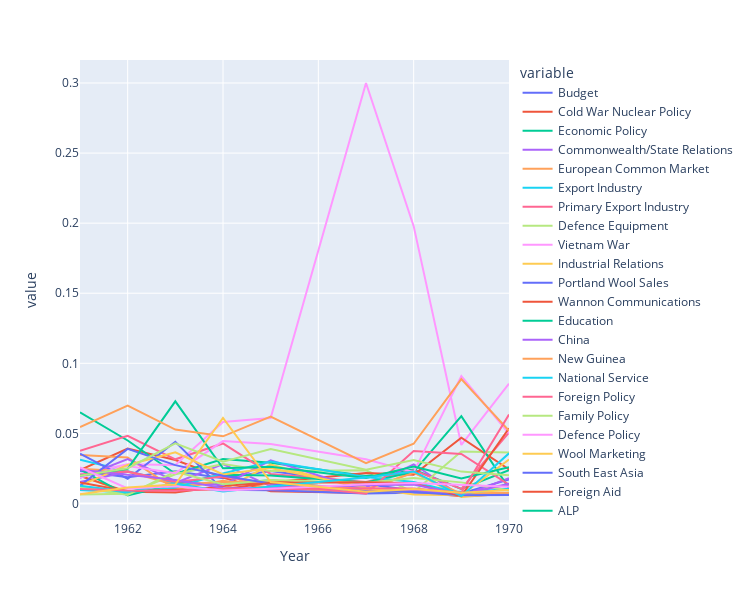

Notebook source saved alongside this figure:
### Code cell
fig=px.line(df_dist_uniq_sig, x='Year', y=df_dist_uniq_sig.columns,height=600,width=750)
fig.show()

### Figure 1 — Plotly figure (JSON) as saved in the notebook; plotly's stock layout.template omitted (floating-point values rounded to 4 significant figures)
{"data": [{"hovertemplate": "variable=Budget<br>Year=%{x}<br>value=%{y}<extra></extra>", "legendgroup": "Budget", "line": {"color": "#636efa", "dash": "solid"}, "marker": {"symbol": "circle"}, "mode": "lines", "name": "Budget", "orientation": "v", "showlegend": true, "type": "scatter", "x": [1961, 1962, 1963, 1964, 1965, 1967, 1968, 1969, 1970], "xaxis": "x", "y": [0.02318, 0.01868, 0.02291, 0.01791, 0.0232, 0.01362, 0.009225, 0.00706, 0.01714], "yaxis": "y"}, {"hovertemplate": "variable=Cold War Nuclear Policy<br>Year=%{x}<br>value=%{y}<extra></extra>", "legendgroup": "Cold War Nuclear Policy", "line": {"color": "#EF553B", "dash": "solid"}, "marker": {"symbol": "circle"}, "mode": "lines", "name": "Cold War Nuclear Policy", "orientation": "v", "showlegend": true, "type": "scatter", "x": [1961, 1962, 1963, 1964, 1965, 1967, 1968, 1969, 1970], "xaxis": "x", "y": [0.02374, 0.03923, 0.03096, 0.01844, 0.008689, 0.007519, 0.008431, 0.005218, 0.006753], "yaxis": "y"}, {"hovertemplate": "variable=Economic Policy<br>Year=%{x}<br>value=%{y}<extra></extra>", "legendgroup": "Economic Policy", "line": {"color": "#00cc96", "dash": "solid"}, "marker": {"symbol": "circle"}, "mode": "lines", "name": "Economic Policy", "orientation": "v", "showlegend": true, "type": "scatter", "x": [1961, 1962, 1963, 1964, 1965, 1967, 1968, 1969, 1970], "xaxis": "x", "y": [0.06508, 0.04494, 0.02122, 0.03167, 0.0291, 0.01955, 0.02422, 0.01044, 0.02369], "yaxis": "y"}, {"hovertemplate": "variable=Commonwealth/State Relations<br>Year=%{x}<br>value=%{y}<extra></extra>", "legendgroup": "Commonwealth/State Relations", "line": {"color": "#ab63fa", "dash": "solid"}, "marker": {"symbol": "circle"}, "mode": "lines", "name": "Commonwealth/State Relations", "orientation": "v", "showlegend": true, "type": "scatter", "x": [1961, 1962, 1963, 1964, 1965, 1967, 1968, 1969, 1970], "xaxis": "x", "y": [0.01532, 0.02267, 0.01467, 0.02809, 0.0122, 0.01147, 0.02795, 0.005218, 0.01807], "yaxis": "y"}, {"hovertemplate": "variable=European Common Market<br>Year=%{x}<br>value=%{y}<extra></extra>", "legendgroup": "European Common Market", "line": {"color": "#FFA15A", "dash": "solid"}, "marker": {"symbol": "circle"}, "mode": "lines", "name": "European Common Market", "orientation": "v", "showlegend": true, "type": "scatter", "x": [1961, 1962, 1963, 1964, 1965, 1967, 1968, 1969, 1970], "xaxis": "x", "y": [0.03459, 0.03274, 0.01012, 0.01618, 0.01122, 0.007693, 0.009882, 0.006446, 0.006285], "yaxis": "y"}, {"hovertemplate": "variable=Export Industry<br>Year=%{x}<br>value=%{y}<extra></extra>", "legendgroup": "Export Industry", "line": {"color": "#19d3f3", "dash": "solid"}, "marker": {"symbol": "circle"}, "mode": "lines", "name": "Export Industry", "orientation": "v", "showlegend": true, "type": "scatter", "x": [1961, 1962, 1963, 1964, 1965, 1967, 1968, 1969, 1970], "xaxis": "x", "y": [0.03115, 0.02282, 0.01474, 0.01331, 0.01665, 0.008381, 0.008456, 0.008287, 0.006087], "yaxis": "y"}, {"hovertemplate": "variable=Primary Export Industry<br>Year=%{x}<br>value=%{y}<extra></extra>", "legendgroup": "Primary Export Industry", "line": {"color": "#FF6692", "dash": "solid"}, "marker": {"symbol": "circle"}, "mode": "lines", "name": "Primary Export Industry", "orientation": "v", "showlegend": true, "type": "scatter", "x": [1961, 1962, 1963, 1964, 1965, 1967, 1968, 1969, 1970], "xaxis": "x", "y": [0.03761, 0.04832, 0.03149, 0.04281, 0.02105, 0.01532, 0.02362, 0.01044, 0.05065], "yaxis": "y"}, {"hovertemplate": "variable=Defence Equipment<br>Year=%{x}<br>value=%{y}<extra></extra>", "legendgroup": "Defence Equipment", "line": {"color": "#B6E880", "dash": "solid"}, "marker": {"symbol": "circle"}, "mode": "lines", "name": "Defence Equipment", "orientation": "v", "showlegend": true, "type": "scatter", "x": [1961, 1962, 1963, 1964, 1965, 1967, 1968, 1969, 1970], "xaxis": "x", "y": [0.006476, 0.006951, 0.02083, 0.02807, 0.02307, 0.02366, 0.008113, 0.03714, 0.0364], "yaxis": "y"}, {"hovertemplate": "variable=Vietnam War<br>Year=%{x}<br>value=%{y}<extra></extra>", "legendgroup": "Vietnam War", "line": {"color": "#FF97FF", "dash": "solid"}, "marker": {"symbol": "circle"}, "mode": "lines", "name": "Vietnam War", "orientation": "v", "showlegend": true, "type": "scatter", "x": [1961, 1962, 1963, 1964, 1965, 1967, 1968, 1969, 1970], "xaxis": "x", "y": [0.02089, 0.02788, 0.02736, 0.05812, 0.06099, 0.3, 0.1979, 0.04174, 0.08547], "yaxis": "y"}, {"hovertemplate": "variable=Industrial Relations<br>Year=%{x}<br>value=%{y}<extra></extra>", "legendgroup": "Industrial Relations", "line": {"color": "#FECB52", "dash": "solid"}, "marker": {"symbol": "circle"}, "mode": "lines", "name": "Industrial Relations", "orientation": "v", "showlegend": true, "type": "scatter", "x": [1961, 1962, 1963, 1964, 1965, 1967, 1968, 1969, 1970], "xaxis": "x", "y": [0.01977, 0.007687, 0.01233, 0.009626, 0.02779, 0.009769, 0.02222, 0.004604, 0.007115], "yaxis": "y"}, {"hovertemplate": "variable=Portland Wool Sales<br>Year=%{x}<br>value=%{y}<extra></extra>", "legendgroup": "Portland Wool Sales", "line": {"color": "#636efa", "dash": "solid"}, "marker": {"symbol": "circle"}, "mode": "lines", "name": "Portland Wool Sales", "orientation": "v", "showlegend": true, "type": "scatter", "x": [1961, 1962, 1963, 1964, 1965, 1967, 1968, 1969, 1970], "xaxis": "x", "y": [0.03547, 0.01755, 0.04398, 0.009707, 0.009469, 0.00719, 0.007559, 0.007673, 0.006386], "yaxis": "y"}, {"hovertemplate": "variable=Wannon Communications<br>Year=%{x}<br>value=%{y}<extra></extra>", "legendgroup": "Wannon Communications", "line": {"color": "#EF553B", "dash": "solid"}, "marker": {"symbol": "circle"}, "mode": "lines", "name": "Wannon Communications", "orientation": "v", "showlegend": true, "type": "scatter", "x": [1961, 1962, 1963, 1964, 1965, 1967, 1968, 1969, 1970], "xaxis": "x", "y": [0.01954, 0.008292, 0.00788, 0.0124, 0.01493, 0.02172, 0.02043, 0.04696, 0.0242], "yaxis": "y"}, {"hovertemplate": "variable=Education<br>Year=%{x}<br>value=%{y}<extra></extra>", "legendgroup": "Education", "line": {"color": "#00cc96", "dash": "solid"}, "marker": {"symbol": "circle"}, "mode": "lines", "name": "Education", "orientation": "v", "showlegend": true, "type": "scatter", "x": [1961, 1962, 1963, 1964, 1965, 1967, 1968, 1969, 1970], "xaxis": "x", "y": [0.02427, 0.00565, 0.01393, 0.02055, 0.01997, 0.01488, 0.02249, 0.06231, 0.01074], "yaxis": "y"}, {"hovertemplate": "variable=China<br>Year=%{x}<br>value=%{y}<extra></extra>", "legendgroup": "China", "line": {"color": "#ab63fa", "dash": "solid"}, "marker": {"symbol": "circle"}, "mode": "lines", "name": "China", "orientation": "v", "showlegend": true, "type": "scatter", "x": [1961, 1962, 1963, 1964, 1965, 1967, 1968, 1969, 1970], "xaxis": "x", "y": [0.01824, 0.03166, 0.01593, 0.01307, 0.03074, 0.009252, 0.009344, 0.006446, 0.01357], "yaxis": "y"}, {"hovertemplate": "variable=New Guinea<br>Year=%{x}<br>value=%{y}<extra></extra>", "legendgroup": "New Guinea", "line": {"color": "#FFA15A", "dash": "solid"}, "marker": {"symbol": "circle"}, "mode": "lines", "name": "New Guinea", "orientation": "v", "showlegend": true, "type": "scatter", "x": [1961, 1962, 1963, 1964, 1965, 1967, 1968, 1969, 1970], "xaxis": "x", "y": [0.02471, 0.02283, 0.01321, 0.01549, 0.01508, 0.01013, 0.02189, 0.00706, 0.007564], "yaxis": "y"}, {"hovertemplate": "variable=National Service<br>Year=%{x}<br>value=%{y}<extra></extra>", "legendgroup": "National Service", "line": {"color": "#19d3f3", "dash": "solid"}, "marker": {"symbol": "circle"}, "mode": "lines", "name": "National Service", "orientation": "v", "showlegend": true, "type": "scatter", "x": [1961, 1962, 1963, 1964, 1965, 1967, 1968, 1969, 1970], "xaxis": "x", "y": [0.009598, 0.007833, 0.01124, 0.02144, 0.03, 0.0188, 0.01533, 0.00706, 0.01066], "yaxis": "y"}, {"hovertemplate": "variable=Foreign Policy<br>Year=%{x}<br>value=%{y}<extra></extra>", "legendgroup": "Foreign Policy", "line": {"color": "#FF6692", "dash": "solid"}, "marker": {"symbol": "circle"}, "mode": "lines", "name": "Foreign Policy", "orientation": "v", "showlegend": true, "type": "scatter", "x": [1961, 1962, 1963, 1964, 1965, 1967, 1968, 1969, 1970], "xaxis": "x", "y": [0.02074, 0.02278, 0.01524, 0.01917, 0.01383, 0.007008, 0.03734, 0.0353, 0.01341], "yaxis": "y"}, {"hovertemplate": "variable=Family Policy<br>Year=%{x}<br>value=%{y}<extra></extra>", "legendgroup": "Family Policy", "line": {"color": "#B6E880", "dash": "solid"}, "marker": {"symbol": "circle"}, "mode": "lines", "name": "Family Policy", "orientation": "v", "showlegend": true, "type": "scatter", "x": [1961, 1962, 1963, 1964, 1965, 1967, 1968, 1969, 1970], "xaxis": "x", "y": [0.012, 0.006019, 0.02267, 0.01362, 0.01667, 0.0148, 0.01821, 0.01504, 0.009219], "yaxis": "y"}, {"hovertemplate": "variable=Defence Policy<br>Year=%{x}<br>value=%{y}<extra></extra>", "legendgroup": "Defence Policy", "line": {"color": "#FF97FF", "dash": "solid"}, "marker": {"symbol": "circle"}, "mode": "lines", "name": "Defence Policy", "orientation": "v", "showlegend": true, "type": "scatter", "x": [1961, 1962, 1963, 1964, 1965, 1967, 1968, 1969, 1970], "xaxis": "x", "y": [0.01846, 0.02679, 0.0216, 0.04452, 0.04246, 0.03155, 0.02236, 0.09085, 0.04987], "yaxis": "y"}, {"hovertemplate": "variable=Wool Marketing<br>Year=%{x}<br>value=%{y}<extra></extra>", "legendgroup": "Wool Marketing", "line": {"color": "#FECB52", "dash": "solid"}, "marker": {"symbol": "circle"}, "mode": "lines", "name": "Wool Marketing", "orientation": "v", "showlegend": true, "type": "scatter", "x": [1961, 1962, 1963, 1964, 1965, 1967, 1968, 1969, 1970], "xaxis": "x", "y": [0.0128, 0.02749, 0.03647, 0.02067, 0.02533, 0.01122, 0.006385, 0.005832, 0.0314], "yaxis": "y"}, {"hovertemplate": "variable=South East Asia<br>Year=%{x}<br>value=%{y}<extra></extra>", "legendgroup": "South East Asia", "line": {"color": "#636efa", "dash": "solid"}, "marker": {"symbol": "circle"}, "mode": "lines", "name": "South East Asia", "orientation": "v", "showlegend": true, "type": "scatter", "x": [1961, 1962, 1963, 1964, 1965, 1967, 1968, 1969, 1970], "xaxis": "x", "y": [0.01261, 0.03894, 0.02733, 0.01974, 0.01417, 0.008749, 0.008136, 0.005832, 0.005976], "yaxis": "y"}, {"hovertemplate": "variable=Foreign Aid<br>Year=%{x}<br>value=%{y}<extra></extra>", "legendgroup": "Foreign Aid", "line": {"color": "#EF553B", "dash": "solid"}, "marker": {"symbol": "circle"}, "mode": "lines", "name": "Foreign Aid", "orientation": "v", "showlegend": true, "type": "scatter", "x": [1961, 1962, 1963, 1964, 1965, 1967, 1968, 1969, 1970], "xaxis": "x", "y": [0.01501, 0.008709, 0.009713, 0.01015, 0.01484, 0.0152, 0.01433, 0.005218, 0.05369], "yaxis": "y"}, {"hovertemplate": "variable=ALP<br>Year=%{x}<br>value=%{y}<extra></extra>", "legendgroup": "ALP", "line": {"color": "#00cc96", "dash": "solid"}, "marker": {"symbol": "circle"}, "mode": "lines", "name": "ALP", "orientation": "v", "showlegend": true, "type": "scatter", "x": [1961, 1962, 1963, 1964, 1965, 1967, 1968, 1969, 1970], "xaxis": "x", "y": [0.01982, 0.02476, 0.07289, 0.0251, 0.02626, 0.01824, 0.02632, 0.0178, 0.02577], "yaxis": "y"}, {"hovertemplate": "variable=Agricultural Policy<br>Year=%{x}<br>value=%{y}<extra></extra>", "legendgroup": "Agricultural Policy", "line": {"color": "#ab63fa", "dash": "solid"}, "marker": {"symbol": "circle"}, "mode": "lines", "name": "Agricultural Policy", "orientation": "v", "showlegend": true, "type": "scatter", "x": [1961, 1962, 1963, 1964, 1965, 1967, 1968, 1969, 1970], "xaxis": "x", "y": [0.02404, 0.02056, 0.01682, 0.01096, 0.01084, 0.013, 0.01357, 0.006446, 0.01407], "yaxis": "y"}, {"hovertemplate": "variable=Parliament<br>Year=%{x}<br>value=%{y}<extra></extra>", "legendgroup": "Parliament", "line": {"color": "#FFA15A", "dash": "solid"}, "marker": {"symbol": "circle"}, "mode": "lines", "name": "Parliament", "orientation": "v", "showlegend": true, "type": "scatter", "x": [1961, 1962, 1963, 1964, 1965, 1967, 1968, 1969, 1970], "xaxis": "x", "y": [0.05451, 0.0698, 0.05272, 0.0479, 0.06196, 0.02881, 0.04262, 0.0887, 0.05189], "yaxis": "y"}, {"hovertemplate": "variable=Wannon  <br>Year=%{x}<br>value=%{y}<extra></extra>", "legendgroup": "Wannon  ", "line": {"color": "#19d3f3", "dash": "solid"}, "marker": {"symbol": "circle"}, "mode": "lines", "name": "Wannon  ", "orientation": "v", "showlegend": true, "type": "scatter", "x": [1961, 1962, 1963, 1964, 1965, 1967, 1968, 1969, 1970], "xaxis": "x", "y": [0.01263, 0.00837, 0.01419, 0.008528, 0.01203, 0.01857, 0.02286, 0.005218, 0.03577], "yaxis": "y"}, {"hovertemplate": "variable=Housing Policy<br>Year=%{x}<br>value=%{y}<extra></extra>", "legendgroup": "Housing Policy", "line": {"color": "#FF6692", "dash": "solid"}, "marker": {"symbol": "circle"}, "mode": "lines", "name": "Housing Policy", "orientation": "v", "showlegend": true, "type": "scatter", "x": [1961, 1962, 1963, 1964, 1965, 1967, 1968, 1969, 1970], "xaxis": "x", "y": [0.0103, 0.00926, 0.009098, 0.01042, 0.01013, 0.01093, 0.01065, 0.007673, 0.06347], "yaxis": "y"}, {"hovertemplate": "variable=Politics<br>Year=%{x}<br>value=%{y}<extra></extra>", "legendgroup": "Politics", "line": {"color": "#B6E880", "dash": "solid"}, "marker": {"symbol": "circle"}, "mode": "lines", "name": "Politics", "orientation": "v", "showlegend": true, "type": "scatter", "x": [1961, 1962, 1963, 1964, 1965, 1967, 1968, 1969, 1970], "xaxis": "x", "y": [0.01977, 0.02514, 0.04294, 0.02979, 0.03881, 0.02414, 0.03099, 0.02271, 0.02014], "yaxis": "y"}, {"hovertemplate": "variable=Canberra Development<br>Year=%{x}<br>value=%{y}<extra></extra>", "legendgroup": "Canberra Development", "line": {"color": "#FF97FF", "dash": "solid"}, "marker": {"symbol": "circle"}, "mode": "lines", "name": "Canberra Development", "orientation": "v", "showlegend": true, "type": "scatter", "x": [1961, 1962, 1963, 1964, 1965, 1967, 1968, 1969, 1970], "xaxis": "x", "y": [0.02576, 0.01066, 0.01219, 0.009311, 0.0105, 0.01376, 0.01465, 0.0132, 0.0119], "yaxis": "y"}, {"hovertemplate": "variable=USA<br>Year=%{x}<br>value=%{y}<extra></extra>", "legendgroup": "USA", "line": {"color": "#FECB52", "dash": "solid"}, "marker": {"symbol": "circle"}, "mode": "lines", "name": "USA", "orientation": "v", "showlegend": true, "type": "scatter", "x": [1961, 1962, 1963, 1964, 1965, 1967, 1968, 1969, 1970], "xaxis": "x", "y": [0.006531, 0.01132, 0.01349, 0.06105, 0.0153, 0.008334, 0.0103, 0.007673, 0.009541], "yaxis": "y"}], "layout": {"height": 600, "legend": {"title": {"text": "variable"}, "tracegroupgap": 0}, "margin": {"t": 60}, "width": 750, "xaxis": {"anchor": "y", "autorange": true, "domain": [0, 1], "range": [1961, 1970], "title": {"text": "Year"}, "type": "linear"}, "yaxis": {"anchor": "x", "autorange": true, "domain": [0, 1], "range": [-0.01181, 0.3164], "title": {"text": "value"}, "type": "linear"}}}
